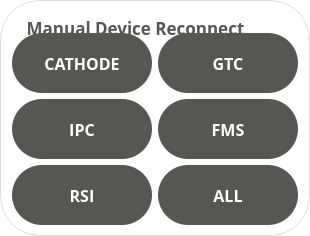
         <widget class="QGroupBox" name="reconnect_group">
          <property name="minimumSize">
           <size>
            <width>280</width>
            <height>200</height>
           </size>
          </property>
          <property name="maximumSize">
           <size>
            <width>10000</width>
            <height>10000</height>
           </size>
          </property>
          <property name="font">
           <font>
            <family>Open Sans</family>
            <pointsize>13</pointsize>
            <weight>75</weight>
            <bold>true</bold>
           </font>
          </property>
          <property name="styleSheet">
           <string notr="true">QGroupBox { border: none; background: white; border-radius: 40px; border: 1px solid rgb(220,220,220); }
QGroupBox::title { subcontrol-origin: margin; padding: 0px 8px; left: 16px; top: 16px; color: rgb(85, 87, 83); }
QGroupBox::title:disabled { color: rgb(180,180,180); }</string>
          </property>
          <property name="title">
           <string>Manual Device Reconnect</string>
          </property>
          <layout class="QGridLayout" name="gridLayout_11">
           <property name="topMargin">
            <number>32</number>
           </property>
           <property name="bottomMargin">
            <number>10</number>
           </property>
           <item row="1" column="0">
            <widget class="QPushButton" name="spc_recon_button">
             <property name="enabled">
              <bool>true</bool>
             </property>
             <property name="minimumSize">
              <size>
               <width>140</width>
               <height>60</height>
              </size>
             </property>
             <property name="maximumSize">
              <size>
               <width>140</width>
               <height>60</height>
              </size>
             </property>
             <property name="font">
              <font>
               <family>Open Sans</family>
               <pointsize>12</pointsize>
               <weight>75</weight>
               <bold>true</bold>
              </font>
             </property>
             <property name="styleSheet">
              <string notr="true">QPushButton {
	background-color: rgb(85,87,83);
	border: none;
	color: white;
	border-radius: 30px;
}
QPushButton:hover:pressed { background-color: rgb(48,49,47); }
QPushButton:hover { background-color: rgb(66,68,65); }
QPushButton:disabled { background-color: rgb(200,200,200); }</string>
             </property>
             <property name="text">
              <string>IPC</string>
             </property>
            </widget>
           </item>
           <item row="2" column="0">
            <widget class="QPushButton" name="rsi_recon_button">
             <property name="enabled">
              <bool>true</bool>
             </property>
             <property name="minimumSize">
              <size>
               <width>140</width>
               <height>60</height>
              </size>
             </property>
             <property name="maximumSize">
              <size>
               <width>140</width>
               <height>60</height>
              </size>
             </property>
             <property name="font">
              <font>
               <family>Open Sans</family>
               <pointsize>12</pointsize>
               <weight>75</weight>
               <bold>true</bold>
              </font>
             </property>
             <property name="styleSheet">
              <string notr="true">QPushButton {
	background-color: rgb(85,87,83);
	border: none;
	color: white;
	border-radius: 30px;
}
QPushButton:hover:pressed { background-color: rgb(48,49,47); }
QPushButton:hover { background-color: rgb(66,68,65); }
QPushButton:disabled { background-color: rgb(200,200,200); }</string>
             </property>
             <property name="text">
              <string>RSI</string>
             </property>
            </widget>
           </item>
           <item row="2" column="1">
            <widget class="QPushButton" name="all_recon_button">
             <property name="enabled">
              <bool>true</bool>
             </property>
             <property name="minimumSize">
              <size>
               <width>140</width>
               <height>60</height>
              </size>
             </property>
             <property name="maximumSize">
              <size>
               <width>140</width>
               <height>60</height>
              </size>
             </property>
             <property name="font">
              <font>
               <family>Open Sans</family>
               <pointsize>12</pointsize>
               <weight>75</weight>
               <bold>true</bold>
              </font>
             </property>
             <property name="styleSheet">
              <string notr="true">QPushButton {
	background-color: rgb(85,87,83);
	border: none;
	color: white;
	border-radius: 30px;
}
QPushButton:hover:pressed { background-color: rgb(48,49,47); }
QPushButton:hover { background-color: rgb(66,68,65); }
QPushButton:disabled { background-color: rgb(200,200,200); }</string>
             </property>
             <property name="text">
              <string>ALL</string>
             </property>
            </widget>
           </item>
           <item row="1" column="1">
            <widget class="QPushButton" name="fms_recon_button">
             <property name="enabled">
              <bool>true</bool>
             </property>
             <property name="minimumSize">
              <size>
               <width>140</width>
               <height>60</height>
              </size>
             </property>
             <property name="maximumSize">
              <size>
               <width>140</width>
               <height>60</height>
              </size>
             </property>
             <property name="font">
              <font>
               <family>Open Sans</family>
               <pointsize>12</pointsize>
               <weight>75</weight>
               <bold>true</bold>
              </font>
             </property>
             <property name="styleSheet">
              <string notr="true">QPushButton {
	background-color: rgb(85,87,83);
	border: none;
	color: white;
	border-radius: 30px;
}
QPushButton:hover:pressed { background-color: rgb(48,49,47); }
QPushButton:hover { background-color: rgb(66,68,65); }
QPushButton:disabled { background-color: rgb(200,200,200); }</string>
             </property>
             <property name="text">
              <string>FMS</string>
             </property>
            </widget>
           </item>
           <item row="0" column="1">
            <widget class="QPushButton" name="gtc_recon_button">
             <property name="enabled">
              <bool>true</bool>
             </property>
             <property name="minimumSize">
              <size>
               <width>140</width>
               <height>60</height>
              </size>
             </property>
             <property name="maximumSize">
              <size>
               <width>140</width>
               <height>60</height>
              </size>
             </property>
             <property name="font">
              <font>
               <family>Open Sans</family>
               <pointsize>12</pointsize>
               <weight>75</weight>
               <bold>true</bold>
              </font>
             </property>
             <property name="styleSheet">
              <string notr="true">QPushButton {
	background-color: rgb(85,87,83);
	border: none;
	color: white;
	border-radius: 30px;
}
QPushButton:hover:pressed { background-color: rgb(48,49,47); }
QPushButton:hover { background-color: rgb(66,68,65); }
QPushButton:disabled { background-color: rgb(200,200,200); }</string>
             </property>
             <property name="text">
              <string>GTC</string>
             </property>
            </widget>
           </item>
           <item row="0" column="0">
            <widget class="QPushButton" name="cath_recon_button">
             <property name="enabled">
              <bool>true</bool>
             </property>
             <property name="minimumSize">
              <size>
               <width>140</width>
               <height>60</height>
              </size>
             </property>
             <property name="maximumSize">
              <size>
               <width>140</width>
               <height>60</height>
              </size>
             </property>
             <property name="font">
              <font>
               <family>Open Sans</family>
               <pointsize>12</pointsize>
               <weight>75</weight>
               <bold>true</bold>
              </font>
             </property>
             <property name="styleSheet">
              <string notr="true">QPushButton {
	background-color: rgb(85,87,83);
	border: none;
	color: white;
	border-radius: 30px;
}
QPushButton:hover:pressed { background-color: rgb(48,49,47); }
QPushButton:hover { background-color: rgb(66,68,65); }
QPushButton:disabled { background-color: rgb(200,200,200); }</string>
             </property>
             <property name="text">
              <string>CATHODE</string>
             </property>
            </widget>
           </item>
          </layout>
         </widget>
